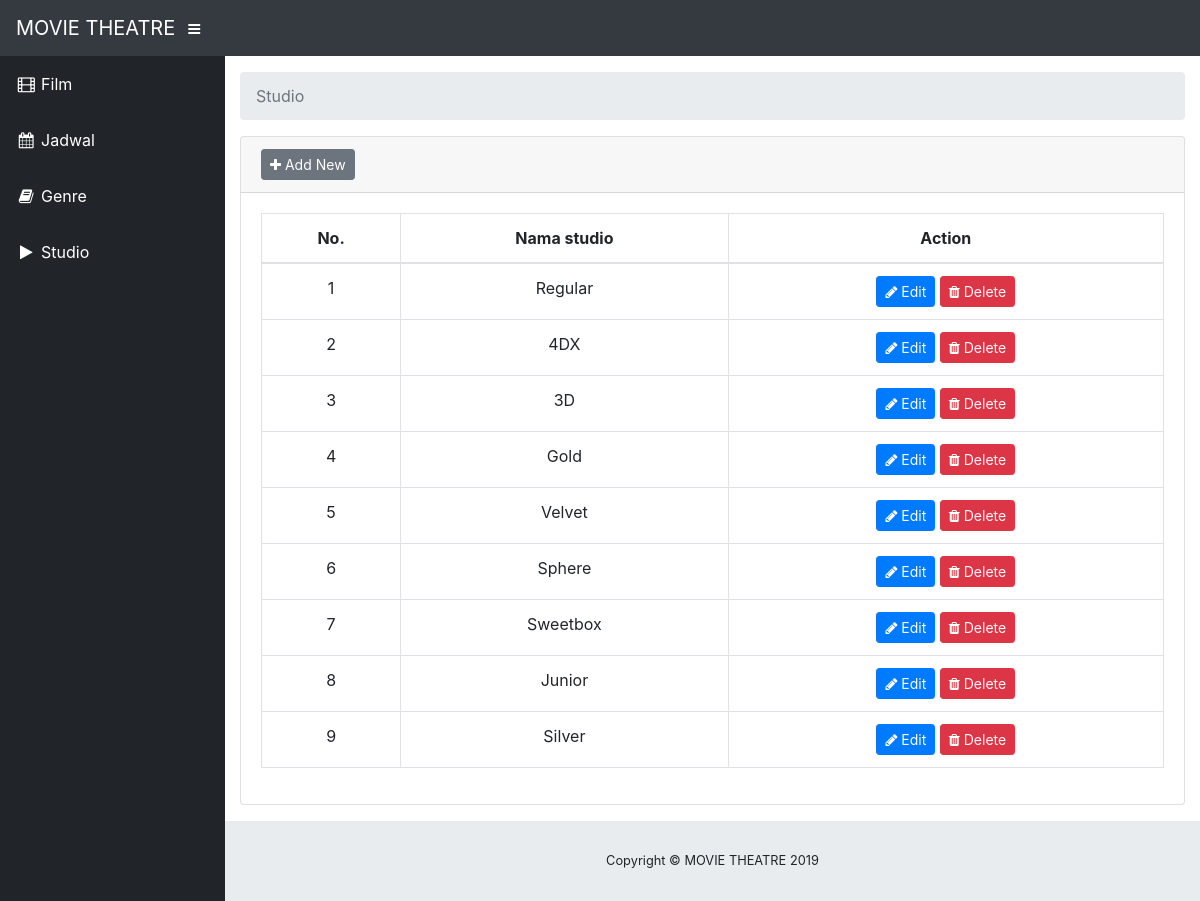
Page /index.php/studio on the committed database.
### tables this page shows
CREATE TABLE `tbl_studio` (
  `id_studio` int(11) NOT NULL,
  `nama_studio` varchar(20) DEFAULT NULL
);

### application/controllers/Studio.php (called while the page is built, shortened)
<?php
class Studio extends CI_Controller
{
    public function __construct()
    {
        $this->load->model("studio_model");
        $this->load->library('form_validation');
    }
    public function index()
    {
        $data["studio"] = $this->studio_model->getAll();
        $this->load->view("studio/list_studio", $data);
    }
}

### index.php (called while the page is built, shortened)
<?php
require_once BASEPATH.'core/CodeIgniter.php';

### application/models/Studio_model.php (called while the page is built, shortened)
<?php defined('BASEPATH') OR exit('No direct script access allowed');
class Studio_model extends CI_Model
{
    private $_table = "tbl_studio";
    public function getAll()
    {
        return $this->db->get($this->_table)->result();
    }
}

### application/views/studio/tabel_studio.php (the view)
<div class="card mb-3">
	<div class="card-header">
		<a href="<?php echo site_url('studio/add') ?>" class="btn btn-sm btn-secondary"><i class="fa fa-plus"></i> Add New</a>
	</div>
	<div class="card-body">
		<div class="table-responsive">
			<table class="table table-hover table-bordered" id="dataTable" width="100%" cellspacing="0">
				<thead align="center">
					<tr>
						<th>No.</th>
						<th>Nama studio</th>
						<th>Action</th>
					</tr>
				</thead>
				<tbody align="center">
					<?php $i=1; foreach ($studio as $row): ?>
					<tr>
						<td><?php echo $i++ ?></td>
						<td>
							<?php echo $row->nama_studio ?>
						</td>
						<td>
							<a href="<?php echo site_url('studio/edit/'.$row->id_studio) ?>" class="btn btn-sm btn-primary"><i class="fa fa-pencil"></i> Edit</a>
							<a onclick="deleteConfirm('<?php echo site_url('studio/delete/'.$row->id_studio) ?>')"
							 href="#!" class="btn btn-sm btn-danger"><i class="fa fa-trash"></i> Delete</a>
						</td>
					</tr>
					<?php endforeach; ?>
				</tbody>
			</table>
		</div>
	</div>
</div>

### rows in the picture
tbl_studio: nama_studio "Regular"
tbl_studio: nama_studio "4DX"
tbl_studio: nama_studio "3D"
tbl_studio: nama_studio "Gold"
tbl_studio: nama_studio "Velvet"
tbl_studio: nama_studio "Sphere"
tbl_studio: nama_studio "Sweetbox"
tbl_studio: nama_studio "Junior"
tbl_studio: nama_studio "Silver"

### other values in the picture
SITE_NAME "MOVIE THEATRE"
$segment "Studio"
Date('Y') "2019"
